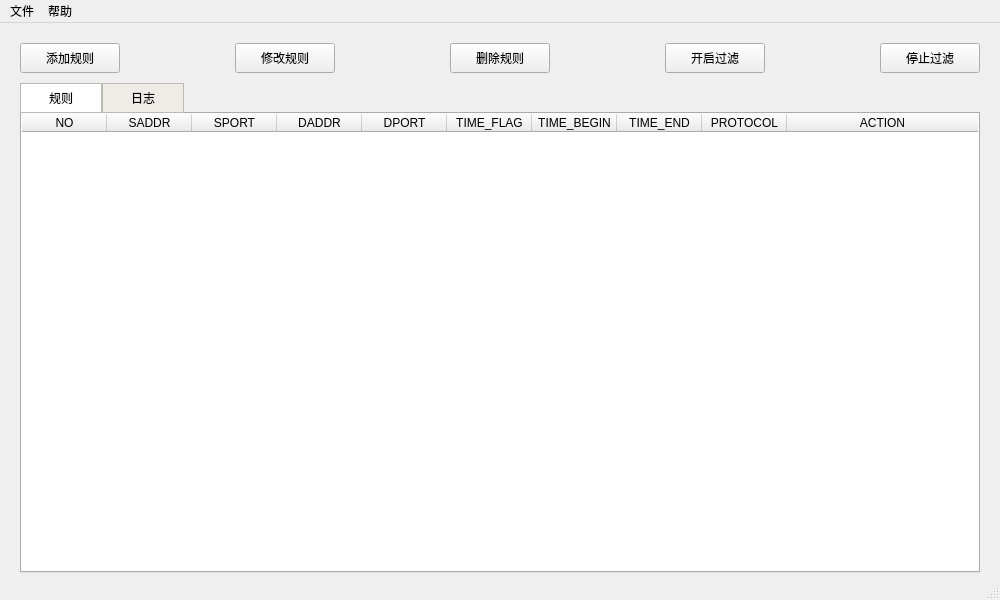
<?xml version="1.0" encoding="UTF-8"?>
<ui version="4.0">
 <class>MainWindow</class>
 <widget class="QMainWindow" name="MainWindow">
  <property name="geometry">
   <rect>
    <x>0</x>
    <y>0</y>
    <width>1000</width>
    <height>600</height>
   </rect>
  </property>
  <property name="minimumSize">
   <size>
    <width>1000</width>
    <height>600</height>
   </size>
  </property>
  <property name="maximumSize">
   <size>
    <width>1000</width>
    <height>600</height>
   </size>
  </property>
  <property name="windowTitle">
   <string>CZ firewall</string>
  </property>
  <widget class="QWidget" name="centralWidget">
   <layout class="QVBoxLayout" name="verticalLayout">
    <property name="spacing">
     <number>10</number>
    </property>
    <property name="leftMargin">
     <number>20</number>
    </property>
    <property name="topMargin">
     <number>20</number>
    </property>
    <property name="rightMargin">
     <number>20</number>
    </property>
    <property name="bottomMargin">
     <number>5</number>
    </property>
    <item>
     <layout class="QHBoxLayout" name="horizontalLayout_2">
      <property name="spacing">
       <number>20</number>
      </property>
      <item>
       <widget class="QPushButton" name="pushButton_addRule">
        <property name="minimumSize">
         <size>
          <width>100</width>
          <height>30</height>
         </size>
        </property>
        <property name="maximumSize">
         <size>
          <width>100</width>
          <height>30</height>
         </size>
        </property>
        <property name="text">
         <string>添加规则</string>
        </property>
       </widget>
      </item>
      <item>
       <spacer name="horizontalSpacer">
        <property name="orientation">
         <enum>Qt::Horizontal</enum>
        </property>
        <property name="sizeHint" stdset="0">
         <size>
          <width>40</width>
          <height>20</height>
         </size>
        </property>
       </spacer>
      </item>
      <item>
       <widget class="QPushButton" name="pushButton_modRule">
        <property name="minimumSize">
         <size>
          <width>100</width>
          <height>30</height>
         </size>
        </property>
        <property name="maximumSize">
         <size>
          <width>100</width>
          <height>30</height>
         </size>
        </property>
        <property name="text">
         <string>修改规则</string>
        </property>
       </widget>
      </item>
      <item>
       <spacer name="horizontalSpacer_4">
        <property name="orientation">
         <enum>Qt::Horizontal</enum>
        </property>
        <property name="sizeHint" stdset="0">
         <size>
          <width>40</width>
          <height>20</height>
         </size>
        </property>
       </spacer>
      </item>
      <item>
       <widget class="QPushButton" name="pushButton_delRule">
        <property name="minimumSize">
         <size>
          <width>100</width>
          <height>30</height>
         </size>
        </property>
        <property name="maximumSize">
         <size>
          <width>100</width>
          <height>30</height>
         </size>
        </property>
        <property name="text">
         <string>删除规则</string>
        </property>
       </widget>
      </item>
      <item>
       <spacer name="horizontalSpacer_3">
        <property name="orientation">
         <enum>Qt::Horizontal</enum>
        </property>
        <property name="sizeHint" stdset="0">
         <size>
          <width>40</width>
          <height>20</height>
         </size>
        </property>
       </spacer>
      </item>
      <item>
       <widget class="QPushButton" name="pushButton_fiterOn">
        <property name="minimumSize">
         <size>
          <width>100</width>
          <height>30</height>
         </size>
        </property>
        <property name="maximumSize">
         <size>
          <width>100</width>
          <height>30</height>
         </size>
        </property>
        <property name="text">
         <string>开启过滤</string>
        </property>
       </widget>
      </item>
      <item>
       <spacer name="horizontalSpacer_2">
        <property name="orientation">
         <enum>Qt::Horizontal</enum>
        </property>
        <property name="sizeHint" stdset="0">
         <size>
          <width>40</width>
          <height>20</height>
         </size>
        </property>
       </spacer>
      </item>
      <item>
       <widget class="QPushButton" name="pushButton_fiterOff">
        <property name="minimumSize">
         <size>
          <width>100</width>
          <height>30</height>
         </size>
        </property>
        <property name="maximumSize">
         <size>
          <width>100</width>
          <height>30</height>
         </size>
        </property>
        <property name="text">
         <string>停止过滤</string>
        </property>
       </widget>
      </item>
     </layout>
    </item>
    <item>
     <layout class="QHBoxLayout" name="horizontalLayout">
      <item>
       <widget class="QTabWidget" name="tabWidget">
        <property name="styleSheet">
         <string notr="true">QTabBar::tab:selected{background-color:  white;}
QTabBar::tab:!selected{background-color: rgb(239, 235, 231);}
QTabBar::tab{min-width:80px; min-height:28px; border: 1px solid rgb(188, 185, 181); margin-bottom:1px;}</string>
        </property>
        <property name="currentIndex">
         <number>0</number>
        </property>
        <widget class="QWidget" name="tab_1">
         <property name="focusPolicy">
          <enum>Qt::NoFocus</enum>
         </property>
         <property name="styleSheet">
          <string notr="true"/>
         </property>
         <attribute name="title">
          <string>规则</string>
         </attribute>
         <layout class="QVBoxLayout" name="verticalLayout_2">
          <property name="spacing">
           <number>0</number>
          </property>
          <property name="leftMargin">
           <number>0</number>
          </property>
          <property name="topMargin">
           <number>0</number>
          </property>
          <property name="rightMargin">
           <number>0</number>
          </property>
          <property name="bottomMargin">
           <number>0</number>
          </property>
          <item>
           <widget class="QTableWidget" name="tableWidget">
            <property name="styleSheet">
             <string notr="true">margin:-1px;</string>
            </property>
            <property name="editTriggers">
             <set>QAbstractItemView::NoEditTriggers</set>
            </property>
            <property name="selectionMode">
             <enum>QAbstractItemView::SingleSelection</enum>
            </property>
            <property name="selectionBehavior">
             <enum>QAbstractItemView::SelectRows</enum>
            </property>
            <attribute name="horizontalHeaderDefaultSectionSize">
             <number>85</number>
            </attribute>
            <attribute name="horizontalHeaderHighlightSections">
             <bool>false</bool>
            </attribute>
            <attribute name="horizontalHeaderMinimumSectionSize">
             <number>60</number>
            </attribute>
            <attribute name="horizontalHeaderStretchLastSection">
             <bool>true</bool>
            </attribute>
            <attribute name="verticalHeaderVisible">
             <bool>false</bool>
            </attribute>
            <attribute name="verticalHeaderHighlightSections">
             <bool>false</bool>
            </attribute>
            <attribute name="verticalHeaderMinimumSectionSize">
             <number>30</number>
            </attribute>
            <column>
             <property name="text">
              <string>NO</string>
             </property>
             <property name="textAlignment">
              <set>AlignCenter</set>
             </property>
            </column>
            <column>
             <property name="text">
              <string>SADDR</string>
             </property>
             <property name="textAlignment">
              <set>AlignCenter</set>
             </property>
            </column>
            <column>
             <property name="text">
              <string>SPORT</string>
             </property>
             <property name="textAlignment">
              <set>AlignCenter</set>
             </property>
            </column>
            <column>
             <property name="text">
              <string>DADDR</string>
             </property>
             <property name="textAlignment">
              <set>AlignCenter</set>
             </property>
            </column>
            <column>
             <property name="text">
              <string>DPORT</string>
             </property>
             <property name="textAlignment">
              <set>AlignCenter</set>
             </property>
            </column>
            <column>
             <property name="text">
              <string>TIME_FLAG</string>
             </property>
             <property name="textAlignment">
              <set>AlignCenter</set>
             </property>
            </column>
            <column>
             <property name="text">
              <string>TIME_BEGIN</string>
             </property>
             <property name="textAlignment">
              <set>AlignCenter</set>
             </property>
            </column>
            <column>
             <property name="text">
              <string>TIME_END</string>
             </property>
             <property name="textAlignment">
              <set>AlignCenter</set>
             </property>
            </column>
            <column>
             <property name="text">
              <string>PROTOCOL</string>
             </property>
             <property name="textAlignment">
              <set>AlignCenter</set>
             </property>
            </column>
            <column>
             <property name="text">
              <string>ACTION</string>
             </property>
             <property name="textAlignment">
              <set>AlignCenter</set>
             </property>
            </column>
           </widget>
          </item>
         </layout>
        </widget>
        <widget class="QWidget" name="tab_2">
         <attribute name="title">
          <string>日志</string>
         </attribute>
         <layout class="QVBoxLayout" name="verticalLayout_3">
          <property name="spacing">
           <number>0</number>
          </property>
          <property name="leftMargin">
           <number>0</number>
          </property>
          <property name="topMargin">
           <number>0</number>
          </property>
          <property name="rightMargin">
           <number>0</number>
          </property>
          <property name="bottomMargin">
           <number>0</number>
          </property>
          <item>
           <widget class="QPushButton" name="pushButton_logClean">
            <property name="text">
             <string>清除日志</string>
            </property>
           </widget>
          </item>
          <item>
           <widget class="QPlainTextEdit" name="plainTextEdit">
            <property name="styleSheet">
             <string notr="true">margin:-1px;</string>
            </property>
            <property name="readOnly">
             <bool>true</bool>
            </property>
           </widget>
          </item>
         </layout>
        </widget>
       </widget>
      </item>
     </layout>
    </item>
   </layout>
  </widget>
  <widget class="QMenuBar" name="menuBar">
   <property name="geometry">
    <rect>
     <x>0</x>
     <y>0</y>
     <width>1000</width>
     <height>25</height>
    </rect>
   </property>
   <widget class="QMenu" name="menu_file">
    <property name="title">
     <string>文件</string>
    </property>
    <addaction name="action_importRules"/>
    <addaction name="action_exportRules"/>
    <addaction name="action_exitAPP"/>
   </widget>
   <widget class="QMenu" name="menu_help">
    <property name="title">
     <string>帮助</string>
    </property>
    <addaction name="action_about"/>
   </widget>
   <addaction name="menu_file"/>
   <addaction name="menu_help"/>
  </widget>
  <widget class="QStatusBar" name="statusBar">
   <property name="styleSheet">
    <string notr="true">padding-left:20px;</string>
   </property>
  </widget>
  <action name="action_importRules">
   <property name="text">
    <string>导入规则</string>
   </property>
  </action>
  <action name="action_exportRules">
   <property name="text">
    <string>导出规则</string>
   </property>
  </action>
  <action name="action_exitAPP">
   <property name="text">
    <string>退出</string>
   </property>
  </action>
  <action name="action_about">
   <property name="text">
    <string>关于</string>
   </property>
  </action>
 </widget>
 <layoutdefault spacing="6" margin="11"/>
 <resources/>
 <connections/>
</ui>
